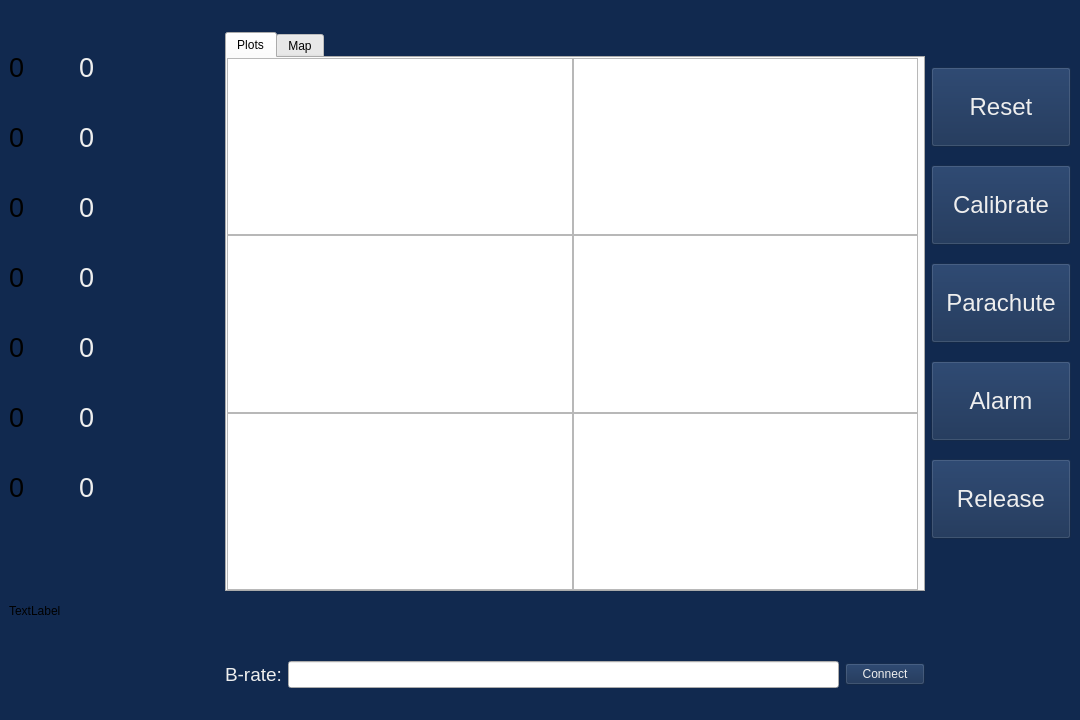
<?xml version="1.0" encoding="UTF-8"?>
<ui version="4.0">
 <class>mainWindow</class>
 <widget class="QMainWindow" name="mainWindow">
  <property name="geometry">
   <rect>
    <x>0</x>
    <y>0</y>
    <width>1080</width>
    <height>720</height>
   </rect>
  </property>
  <property name="sizePolicy">
   <sizepolicy hsizetype="Fixed" vsizetype="Fixed">
    <horstretch>0</horstretch>
    <verstretch>0</verstretch>
   </sizepolicy>
  </property>
  <property name="minimumSize">
   <size>
    <width>1080</width>
    <height>720</height>
   </size>
  </property>
  <property name="maximumSize">
   <size>
    <width>1086</width>
    <height>721</height>
   </size>
  </property>
  <property name="font">
   <font>
    <family>Arial</family>
   </font>
  </property>
  <property name="mouseTracking">
   <bool>false</bool>
  </property>
  <property name="windowTitle">
   <string>SATAUT Ground Station</string>
  </property>
  <property name="autoFillBackground">
   <bool>false</bool>
  </property>
  <property name="styleSheet">
   <string notr="true">
QWidget#centralwidget{
	background-color: rgb(17, 41, 79);
}

QPushButton{
	background-color: rgba(17, 41, 79,0.5);
	color: rgb(238,238,238)
}</string>
  </property>
  <property name="toolButtonStyle">
   <enum>Qt::ToolButtonIconOnly</enum>
  </property>
  <property name="animated">
   <bool>true</bool>
  </property>
  <widget class="QWidget" name="centralwidget">
   <layout class="QHBoxLayout" name="horizontalLayout_10">
    <item>
     <layout class="QVBoxLayout" name="verticalLayout_2">
      <item>
       <layout class="QVBoxLayout" name="verticalLayout">
        <property name="spacing">
         <number>30</number>
        </property>
        <item>
         <layout class="QHBoxLayout" name="horizontalLayout">
          <item>
           <widget class="QLabel" name="temp_img">
            <property name="sizePolicy">
             <sizepolicy hsizetype="Fixed" vsizetype="Fixed">
              <horstretch>0</horstretch>
              <verstretch>0</verstretch>
             </sizepolicy>
            </property>
            <property name="minimumSize">
             <size>
              <width>40</width>
              <height>40</height>
             </size>
            </property>
            <property name="font">
             <font>
              <pointsize>20</pointsize>
             </font>
            </property>
            <property name="text">
             <string>0</string>
            </property>
            <property name="alignment">
             <set>Qt::AlignLeading|Qt::AlignLeft|Qt::AlignVCenter</set>
            </property>
           </widget>
          </item>
          <item>
           <widget class="QLabel" name="temp">
            <property name="sizePolicy">
             <sizepolicy hsizetype="Fixed" vsizetype="Fixed">
              <horstretch>0</horstretch>
              <verstretch>0</verstretch>
             </sizepolicy>
            </property>
            <property name="minimumSize">
             <size>
              <width>50</width>
              <height>40</height>
             </size>
            </property>
            <property name="font">
             <font>
              <family>Arial</family>
              <pointsize>20</pointsize>
             </font>
            </property>
            <property name="styleSheet">
             <string notr="true">color: rgb(238, 238, 238);</string>
            </property>
            <property name="text">
             <string>0</string>
            </property>
            <property name="textFormat">
             <enum>Qt::AutoText</enum>
            </property>
            <property name="alignment">
             <set>Qt::AlignLeading|Qt::AlignLeft|Qt::AlignVCenter</set>
            </property>
           </widget>
          </item>
          <item>
           <spacer name="horizontalSpacer">
            <property name="orientation">
             <enum>Qt::Horizontal</enum>
            </property>
            <property name="sizeHint" stdset="0">
             <size>
              <width>40</width>
              <height>20</height>
             </size>
            </property>
           </spacer>
          </item>
         </layout>
        </item>
        <item>
         <layout class="QHBoxLayout" name="horizontalLayout_3">
          <item>
           <widget class="QLabel" name="pres_img">
            <property name="sizePolicy">
             <sizepolicy hsizetype="Fixed" vsizetype="Fixed">
              <horstretch>0</horstretch>
              <verstretch>0</verstretch>
             </sizepolicy>
            </property>
            <property name="minimumSize">
             <size>
              <width>40</width>
              <height>40</height>
             </size>
            </property>
            <property name="font">
             <font>
              <pointsize>20</pointsize>
             </font>
            </property>
            <property name="text">
             <string>0</string>
            </property>
            <property name="alignment">
             <set>Qt::AlignLeading|Qt::AlignLeft|Qt::AlignVCenter</set>
            </property>
           </widget>
          </item>
          <item>
           <widget class="QLabel" name="pres">
            <property name="sizePolicy">
             <sizepolicy hsizetype="Fixed" vsizetype="Fixed">
              <horstretch>0</horstretch>
              <verstretch>0</verstretch>
             </sizepolicy>
            </property>
            <property name="minimumSize">
             <size>
              <width>50</width>
              <height>40</height>
             </size>
            </property>
            <property name="font">
             <font>
              <family>Arial</family>
              <pointsize>20</pointsize>
             </font>
            </property>
            <property name="styleSheet">
             <string notr="true">color: rgb(238, 238, 238);</string>
            </property>
            <property name="text">
             <string>0</string>
            </property>
            <property name="textFormat">
             <enum>Qt::AutoText</enum>
            </property>
            <property name="alignment">
             <set>Qt::AlignLeading|Qt::AlignLeft|Qt::AlignVCenter</set>
            </property>
           </widget>
          </item>
          <item>
           <spacer name="horizontalSpacer_2">
            <property name="orientation">
             <enum>Qt::Horizontal</enum>
            </property>
            <property name="sizeHint" stdset="0">
             <size>
              <width>40</width>
              <height>20</height>
             </size>
            </property>
           </spacer>
          </item>
         </layout>
        </item>
        <item>
         <layout class="QHBoxLayout" name="horizontalLayout_5">
          <item>
           <widget class="QLabel" name="gps_img">
            <property name="sizePolicy">
             <sizepolicy hsizetype="Fixed" vsizetype="Fixed">
              <horstretch>0</horstretch>
              <verstretch>0</verstretch>
             </sizepolicy>
            </property>
            <property name="minimumSize">
             <size>
              <width>40</width>
              <height>40</height>
             </size>
            </property>
            <property name="font">
             <font>
              <pointsize>20</pointsize>
             </font>
            </property>
            <property name="text">
             <string>0</string>
            </property>
            <property name="alignment">
             <set>Qt::AlignLeading|Qt::AlignLeft|Qt::AlignVCenter</set>
            </property>
           </widget>
          </item>
          <item>
           <widget class="QLabel" name="gps">
            <property name="sizePolicy">
             <sizepolicy hsizetype="Fixed" vsizetype="Fixed">
              <horstretch>0</horstretch>
              <verstretch>0</verstretch>
             </sizepolicy>
            </property>
            <property name="minimumSize">
             <size>
              <width>50</width>
              <height>40</height>
             </size>
            </property>
            <property name="font">
             <font>
              <family>Arial</family>
              <pointsize>20</pointsize>
             </font>
            </property>
            <property name="styleSheet">
             <string notr="true">color: rgb(238, 238, 238);</string>
            </property>
            <property name="text">
             <string>0</string>
            </property>
            <property name="textFormat">
             <enum>Qt::AutoText</enum>
            </property>
            <property name="alignment">
             <set>Qt::AlignLeading|Qt::AlignLeft|Qt::AlignVCenter</set>
            </property>
           </widget>
          </item>
          <item>
           <spacer name="horizontalSpacer_3">
            <property name="orientation">
             <enum>Qt::Horizontal</enum>
            </property>
            <property name="sizeHint" stdset="0">
             <size>
              <width>40</width>
              <height>20</height>
             </size>
            </property>
           </spacer>
          </item>
         </layout>
        </item>
        <item>
         <layout class="QHBoxLayout" name="horizontalLayout_6">
          <item>
           <widget class="QLabel" name="bot_img">
            <property name="sizePolicy">
             <sizepolicy hsizetype="Fixed" vsizetype="Fixed">
              <horstretch>0</horstretch>
              <verstretch>0</verstretch>
             </sizepolicy>
            </property>
            <property name="minimumSize">
             <size>
              <width>40</width>
              <height>40</height>
             </size>
            </property>
            <property name="font">
             <font>
              <pointsize>20</pointsize>
             </font>
            </property>
            <property name="text">
             <string>0</string>
            </property>
            <property name="alignment">
             <set>Qt::AlignLeading|Qt::AlignLeft|Qt::AlignVCenter</set>
            </property>
           </widget>
          </item>
          <item>
           <widget class="QLabel" name="bot">
            <property name="sizePolicy">
             <sizepolicy hsizetype="Fixed" vsizetype="Fixed">
              <horstretch>0</horstretch>
              <verstretch>0</verstretch>
             </sizepolicy>
            </property>
            <property name="minimumSize">
             <size>
              <width>50</width>
              <height>40</height>
             </size>
            </property>
            <property name="font">
             <font>
              <family>Arial</family>
              <pointsize>20</pointsize>
             </font>
            </property>
            <property name="styleSheet">
             <string notr="true">color: rgb(238, 238, 238);</string>
            </property>
            <property name="text">
             <string>0</string>
            </property>
            <property name="textFormat">
             <enum>Qt::AutoText</enum>
            </property>
            <property name="alignment">
             <set>Qt::AlignLeading|Qt::AlignLeft|Qt::AlignVCenter</set>
            </property>
           </widget>
          </item>
          <item>
           <spacer name="horizontalSpacer_4">
            <property name="orientation">
             <enum>Qt::Horizontal</enum>
            </property>
            <property name="sizeHint" stdset="0">
             <size>
              <width>40</width>
              <height>20</height>
             </size>
            </property>
           </spacer>
          </item>
         </layout>
        </item>
        <item>
         <layout class="QHBoxLayout" name="horizontalLayout_7">
          <item>
           <widget class="QLabel" name="spin_img">
            <property name="sizePolicy">
             <sizepolicy hsizetype="Fixed" vsizetype="Fixed">
              <horstretch>0</horstretch>
              <verstretch>0</verstretch>
             </sizepolicy>
            </property>
            <property name="minimumSize">
             <size>
              <width>40</width>
              <height>40</height>
             </size>
            </property>
            <property name="font">
             <font>
              <pointsize>20</pointsize>
             </font>
            </property>
            <property name="text">
             <string>0</string>
            </property>
            <property name="alignment">
             <set>Qt::AlignLeading|Qt::AlignLeft|Qt::AlignVCenter</set>
            </property>
           </widget>
          </item>
          <item>
           <widget class="QLabel" name="spin">
            <property name="sizePolicy">
             <sizepolicy hsizetype="Fixed" vsizetype="Fixed">
              <horstretch>0</horstretch>
              <verstretch>0</verstretch>
             </sizepolicy>
            </property>
            <property name="minimumSize">
             <size>
              <width>50</width>
              <height>40</height>
             </size>
            </property>
            <property name="font">
             <font>
              <family>Arial</family>
              <pointsize>20</pointsize>
             </font>
            </property>
            <property name="styleSheet">
             <string notr="true">color: rgb(238, 238, 238);</string>
            </property>
            <property name="text">
             <string>0</string>
            </property>
            <property name="textFormat">
             <enum>Qt::AutoText</enum>
            </property>
            <property name="alignment">
             <set>Qt::AlignLeading|Qt::AlignLeft|Qt::AlignVCenter</set>
            </property>
           </widget>
          </item>
          <item>
           <spacer name="horizontalSpacer_5">
            <property name="orientation">
             <enum>Qt::Horizontal</enum>
            </property>
            <property name="sizeHint" stdset="0">
             <size>
              <width>40</width>
              <height>20</height>
             </size>
            </property>
           </spacer>
          </item>
         </layout>
        </item>
        <item>
         <layout class="QHBoxLayout" name="horizontalLayout_8">
          <item>
           <widget class="QLabel" name="pitch_img">
            <property name="sizePolicy">
             <sizepolicy hsizetype="Fixed" vsizetype="Fixed">
              <horstretch>0</horstretch>
              <verstretch>0</verstretch>
             </sizepolicy>
            </property>
            <property name="minimumSize">
             <size>
              <width>40</width>
              <height>40</height>
             </size>
            </property>
            <property name="font">
             <font>
              <pointsize>20</pointsize>
             </font>
            </property>
            <property name="text">
             <string>0</string>
            </property>
            <property name="alignment">
             <set>Qt::AlignLeading|Qt::AlignLeft|Qt::AlignVCenter</set>
            </property>
           </widget>
          </item>
          <item>
           <widget class="QLabel" name="pitch">
            <property name="sizePolicy">
             <sizepolicy hsizetype="Fixed" vsizetype="Fixed">
              <horstretch>0</horstretch>
              <verstretch>0</verstretch>
             </sizepolicy>
            </property>
            <property name="minimumSize">
             <size>
              <width>50</width>
              <height>40</height>
             </size>
            </property>
            <property name="font">
             <font>
              <family>Arial</family>
              <pointsize>20</pointsize>
             </font>
            </property>
            <property name="styleSheet">
             <string notr="true">color: rgb(238, 238, 238);</string>
            </property>
            <property name="text">
             <string>0</string>
            </property>
            <property name="textFormat">
             <enum>Qt::AutoText</enum>
            </property>
            <property name="alignment">
             <set>Qt::AlignLeading|Qt::AlignLeft|Qt::AlignVCenter</set>
            </property>
           </widget>
          </item>
          <item>
           <spacer name="horizontalSpacer_6">
            <property name="orientation">
             <enum>Qt::Horizontal</enum>
            </property>
            <property name="sizeHint" stdset="0">
             <size>
              <width>40</width>
              <height>20</height>
             </size>
            </property>
           </spacer>
          </item>
         </layout>
        </item>
        <item>
         <layout class="QHBoxLayout" name="horizontalLayout_4">
          <item>
           <widget class="QLabel" name="roll_img">
            <property name="sizePolicy">
             <sizepolicy hsizetype="Fixed" vsizetype="Fixed">
              <horstretch>0</horstretch>
              <verstretch>0</verstretch>
             </sizepolicy>
            </property>
            <property name="minimumSize">
             <size>
              <width>40</width>
              <height>40</height>
             </size>
            </property>
            <property name="font">
             <font>
              <pointsize>20</pointsize>
             </font>
            </property>
            <property name="text">
             <string>0</string>
            </property>
            <property name="alignment">
             <set>Qt::AlignLeading|Qt::AlignLeft|Qt::AlignVCenter</set>
            </property>
           </widget>
          </item>
          <item>
           <widget class="QLabel" name="roll">
            <property name="sizePolicy">
             <sizepolicy hsizetype="Fixed" vsizetype="Fixed">
              <horstretch>0</horstretch>
              <verstretch>0</verstretch>
             </sizepolicy>
            </property>
            <property name="minimumSize">
             <size>
              <width>50</width>
              <height>40</height>
             </size>
            </property>
            <property name="font">
             <font>
              <family>Arial</family>
              <pointsize>20</pointsize>
             </font>
            </property>
            <property name="styleSheet">
             <string notr="true">color: rgb(238, 238, 238);</string>
            </property>
            <property name="text">
             <string>0</string>
            </property>
            <property name="textFormat">
             <enum>Qt::AutoText</enum>
            </property>
            <property name="alignment">
             <set>Qt::AlignLeading|Qt::AlignLeft|Qt::AlignVCenter</set>
            </property>
           </widget>
          </item>
          <item>
           <spacer name="horizontalSpacer_7">
            <property name="orientation">
             <enum>Qt::Horizontal</enum>
            </property>
            <property name="sizeHint" stdset="0">
             <size>
              <width>40</width>
              <height>20</height>
             </size>
            </property>
           </spacer>
          </item>
         </layout>
        </item>
       </layout>
      </item>
      <item>
       <widget class="QLabel" name="logo">
        <property name="sizePolicy">
         <sizepolicy hsizetype="Fixed" vsizetype="Fixed">
          <horstretch>0</horstretch>
          <verstretch>0</verstretch>
         </sizepolicy>
        </property>
        <property name="minimumSize">
         <size>
          <width>200</width>
          <height>120</height>
         </size>
        </property>
        <property name="text">
         <string>TextLabel</string>
        </property>
       </widget>
      </item>
     </layout>
    </item>
    <item>
     <layout class="QVBoxLayout" name="verticalLayout_4">
      <item>
       <widget class="QTabWidget" name="tabWidget">
        <property name="sizePolicy">
         <sizepolicy hsizetype="Fixed" vsizetype="Fixed">
          <horstretch>0</horstretch>
          <verstretch>0</verstretch>
         </sizepolicy>
        </property>
        <property name="minimumSize">
         <size>
          <width>700</width>
          <height>560</height>
         </size>
        </property>
        <property name="currentIndex">
         <number>0</number>
        </property>
        <widget class="QWidget" name="plots">
         <attribute name="title">
          <string>Plots</string>
         </attribute>
         <widget class="QWidget" name="layoutWidget">
          <property name="geometry">
           <rect>
            <x>0</x>
            <y>0</y>
            <width>691</width>
            <height>532</height>
           </rect>
          </property>
          <layout class="QGridLayout" name="gridLayout">
           <property name="spacing">
            <number>0</number>
           </property>
           <item row="0" column="0">
            <widget class="PlotWidget" name="pltPanel_tmp">
             <property name="sizePolicy">
              <sizepolicy hsizetype="Expanding" vsizetype="Expanding">
               <horstretch>233</horstretch>
               <verstretch>186</verstretch>
              </sizepolicy>
             </property>
             <property name="minimumSize">
              <size>
               <width>233</width>
               <height>170</height>
              </size>
             </property>
            </widget>
           </item>
           <item row="2" column="0">
            <widget class="PlotWidget" name="pltPanel_pitchRoll">
             <property name="sizePolicy">
              <sizepolicy hsizetype="Expanding" vsizetype="Expanding">
               <horstretch>233</horstretch>
               <verstretch>186</verstretch>
              </sizepolicy>
             </property>
             <property name="minimumSize">
              <size>
               <width>233</width>
               <height>170</height>
              </size>
             </property>
            </widget>
           </item>
           <item row="1" column="0">
            <widget class="PlotWidget" name="pltPanel_gps">
             <property name="sizePolicy">
              <sizepolicy hsizetype="Expanding" vsizetype="Expanding">
               <horstretch>233</horstretch>
               <verstretch>186</verstretch>
              </sizepolicy>
             </property>
             <property name="minimumSize">
              <size>
               <width>233</width>
               <height>170</height>
              </size>
             </property>
            </widget>
           </item>
           <item row="2" column="1">
            <widget class="PlotWidget" name="pltPanel_spin">
             <property name="sizePolicy">
              <sizepolicy hsizetype="Expanding" vsizetype="Expanding">
               <horstretch>233</horstretch>
               <verstretch>186</verstretch>
              </sizepolicy>
             </property>
             <property name="minimumSize">
              <size>
               <width>233</width>
               <height>170</height>
              </size>
             </property>
            </widget>
           </item>
           <item row="1" column="1">
            <widget class="PlotWidget" name="pltPanel_bot">
             <property name="sizePolicy">
              <sizepolicy hsizetype="Expanding" vsizetype="Expanding">
               <horstretch>233</horstretch>
               <verstretch>186</verstretch>
              </sizepolicy>
             </property>
             <property name="minimumSize">
              <size>
               <width>233</width>
               <height>170</height>
              </size>
             </property>
            </widget>
           </item>
           <item row="0" column="1">
            <widget class="PlotWidget" name="pltPanel_pres">
             <property name="sizePolicy">
              <sizepolicy hsizetype="Expanding" vsizetype="Expanding">
               <horstretch>233</horstretch>
               <verstretch>186</verstretch>
              </sizepolicy>
             </property>
             <property name="minimumSize">
              <size>
               <width>233</width>
               <height>170</height>
              </size>
             </property>
            </widget>
           </item>
          </layout>
         </widget>
        </widget>
        <widget class="QWidget" name="map">
         <attribute name="title">
          <string>Map</string>
         </attribute>
        </widget>
       </widget>
      </item>
      <item>
       <spacer name="verticalSpacer">
        <property name="orientation">
         <enum>Qt::Vertical</enum>
        </property>
        <property name="sizeType">
         <enum>QSizePolicy::Fixed</enum>
        </property>
        <property name="sizeHint" stdset="0">
         <size>
          <width>20</width>
          <height>40</height>
         </size>
        </property>
       </spacer>
      </item>
      <item>
       <layout class="QHBoxLayout" name="horizontalLayout_9">
        <item>
         <widget class="QLabel" name="brate">
          <property name="font">
           <font>
            <family>Arial</family>
            <pointsize>14</pointsize>
           </font>
          </property>
          <property name="styleSheet">
           <string notr="true">color: rgb(238, 238, 238);</string>
          </property>
          <property name="text">
           <string>B-rate:</string>
          </property>
         </widget>
        </item>
        <item>
         <widget class="QLineEdit" name="brate_input">
          <property name="font">
           <font>
            <pointsize>12</pointsize>
           </font>
          </property>
         </widget>
        </item>
        <item>
         <widget class="QPushButton" name="cnctBtn">
          <property name="text">
           <string>Connect</string>
          </property>
         </widget>
        </item>
       </layout>
      </item>
     </layout>
    </item>
    <item>
     <layout class="QVBoxLayout" name="verticalLayout_3">
      <property name="spacing">
       <number>0</number>
      </property>
      <item>
       <spacer name="verticalSpacer_3">
        <property name="orientation">
         <enum>Qt::Vertical</enum>
        </property>
        <property name="sizeType">
         <enum>QSizePolicy::Fixed</enum>
        </property>
        <property name="sizeHint" stdset="0">
         <size>
          <width>20</width>
          <height>40</height>
         </size>
        </property>
       </spacer>
      </item>
      <item>
       <widget class="QPushButton" name="resBtn">
        <property name="sizePolicy">
         <sizepolicy hsizetype="Fixed" vsizetype="Fixed">
          <horstretch>0</horstretch>
          <verstretch>0</verstretch>
         </sizepolicy>
        </property>
        <property name="minimumSize">
         <size>
          <width>140</width>
          <height>80</height>
         </size>
        </property>
        <property name="font">
         <font>
          <family>Arial</family>
          <pointsize>18</pointsize>
         </font>
        </property>
        <property name="text">
         <string>Reset</string>
        </property>
       </widget>
      </item>
      <item>
       <widget class="QPushButton" name="calBtn">
        <property name="sizePolicy">
         <sizepolicy hsizetype="Fixed" vsizetype="Fixed">
          <horstretch>0</horstretch>
          <verstretch>0</verstretch>
         </sizepolicy>
        </property>
        <property name="minimumSize">
         <size>
          <width>140</width>
          <height>80</height>
         </size>
        </property>
        <property name="font">
         <font>
          <family>Arial</family>
          <pointsize>18</pointsize>
         </font>
        </property>
        <property name="text">
         <string>Calibrate</string>
        </property>
       </widget>
      </item>
      <item>
       <widget class="QPushButton" name="parBtn">
        <property name="sizePolicy">
         <sizepolicy hsizetype="Fixed" vsizetype="Fixed">
          <horstretch>0</horstretch>
          <verstretch>0</verstretch>
         </sizepolicy>
        </property>
        <property name="minimumSize">
         <size>
          <width>140</width>
          <height>80</height>
         </size>
        </property>
        <property name="font">
         <font>
          <family>Arial</family>
          <pointsize>18</pointsize>
         </font>
        </property>
        <property name="text">
         <string>Parachute</string>
        </property>
       </widget>
      </item>
      <item>
       <widget class="QPushButton" name="alarmBtn">
        <property name="sizePolicy">
         <sizepolicy hsizetype="Fixed" vsizetype="Fixed">
          <horstretch>0</horstretch>
          <verstretch>0</verstretch>
         </sizepolicy>
        </property>
        <property name="minimumSize">
         <size>
          <width>140</width>
          <height>80</height>
         </size>
        </property>
        <property name="font">
         <font>
          <family>Arial</family>
          <pointsize>18</pointsize>
         </font>
        </property>
        <property name="text">
         <string>Alarm</string>
        </property>
       </widget>
      </item>
      <item>
       <widget class="QPushButton" name="relBtn">
        <property name="sizePolicy">
         <sizepolicy hsizetype="Fixed" vsizetype="Fixed">
          <horstretch>0</horstretch>
          <verstretch>0</verstretch>
         </sizepolicy>
        </property>
        <property name="minimumSize">
         <size>
          <width>140</width>
          <height>80</height>
         </size>
        </property>
        <property name="font">
         <font>
          <family>Arial</family>
          <pointsize>18</pointsize>
         </font>
        </property>
        <property name="text">
         <string>Release</string>
        </property>
       </widget>
      </item>
      <item>
       <spacer name="verticalSpacer_2">
        <property name="orientation">
         <enum>Qt::Vertical</enum>
        </property>
        <property name="sizeType">
         <enum>QSizePolicy::Fixed</enum>
        </property>
        <property name="sizeHint" stdset="0">
         <size>
          <width>20</width>
          <height>150</height>
         </size>
        </property>
       </spacer>
      </item>
     </layout>
    </item>
   </layout>
  </widget>
  <widget class="QMenuBar" name="menubar">
   <property name="geometry">
    <rect>
     <x>0</x>
     <y>0</y>
     <width>1080</width>
     <height>26</height>
    </rect>
   </property>
  </widget>
 </widget>
 <customwidgets>
  <customwidget>
   <class>PlotWidget</class>
   <extends>QGraphicsView</extends>
   <header>pyqtgraph</header>
  </customwidget>
 </customwidgets>
 <resources/>
 <connections/>
</ui>
